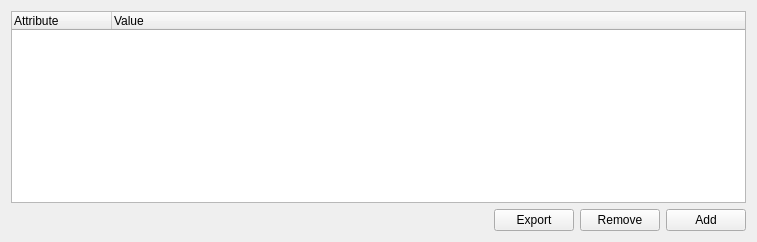
          <widget class="QWidget" name="tab_9">
           <attribute name="title">
            <string>Bias</string>
           </attribute>
           <layout class="QGridLayout" name="gridLayout_5">
            <item row="0" column="0" colspan="4">
             <widget class="QTreeWidget" name="calib_bias_list">
              <property name="selectionMode">
               <enum>QAbstractItemView::ExtendedSelection</enum>
              </property>
              <column>
               <property name="text">
                <string>Attribute</string>
               </property>
              </column>
              <column>
               <property name="text">
                <string>Value</string>
               </property>
              </column>
             </widget>
            </item>
            <item row="1" column="0">
             <spacer name="horizontalSpacer_2">
              <property name="orientation">
               <enum>Qt::Horizontal</enum>
              </property>
              <property name="sizeHint" stdset="0">
               <size>
                <width>477</width>
                <height>20</height>
               </size>
              </property>
             </spacer>
            </item>
            <item row="1" column="1">
             <widget class="QPushButton" name="calib_bias_combine">
              <property name="text">
               <string>Export</string>
              </property>
             </widget>
            </item>
            <item row="1" column="2">
             <widget class="QPushButton" name="calib_bias_remove">
              <property name="text">
               <string>Remove</string>
              </property>
             </widget>
            </item>
            <item row="1" column="3">
             <widget class="QPushButton" name="calib_bias_add">
              <property name="text">
               <string>Add</string>
              </property>
             </widget>
            </item>
           </layout>
          </widget>
